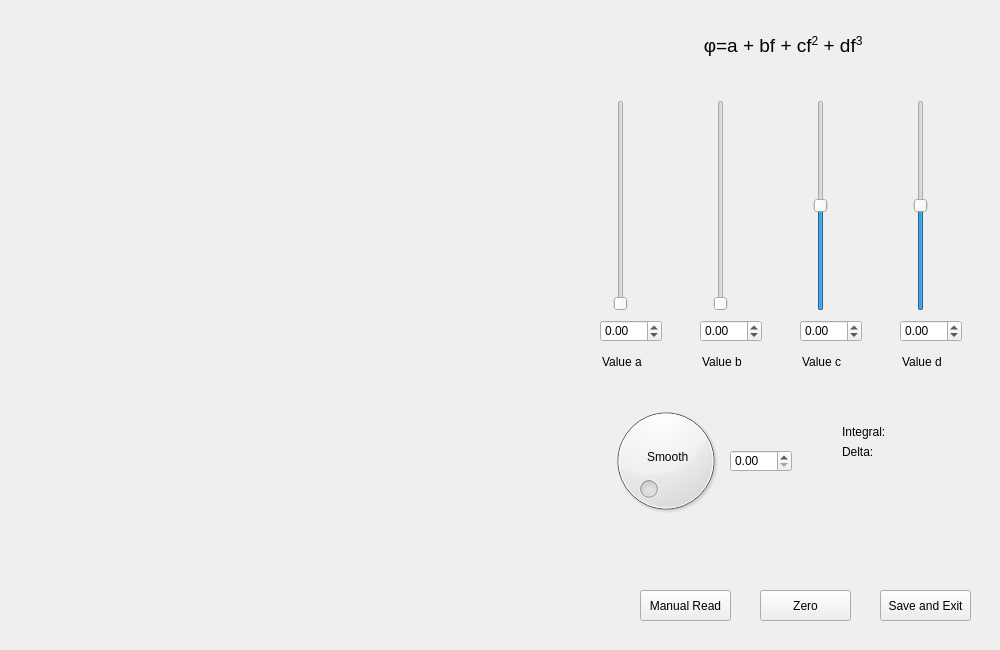
<?xml version="1.0" encoding="UTF-8"?>
<ui version="4.0">
 <class>Form</class>
 <widget class="QWidget" name="Form">
  <property name="geometry">
   <rect>
    <x>0</x>
    <y>0</y>
    <width>1000</width>
    <height>650</height>
   </rect>
  </property>
  <property name="minimumSize">
   <size>
    <width>1000</width>
    <height>650</height>
   </size>
  </property>
  <property name="maximumSize">
   <size>
    <width>1000</width>
    <height>650</height>
   </size>
  </property>
  <property name="windowTitle">
   <string>Form</string>
  </property>
  <widget class="PlotWidget" name="PhasingGraph" native="true">
   <property name="geometry">
    <rect>
     <x>20</x>
     <y>30</y>
     <width>531</width>
     <height>601</height>
    </rect>
   </property>
  </widget>
  <widget class="QTextEdit" name="textEdit_1">
   <property name="geometry">
    <rect>
     <x>590</x>
     <y>30</y>
     <width>381</width>
     <height>41</height>
    </rect>
   </property>
   <property name="font">
    <font>
     <pointsize>14</pointsize>
    </font>
   </property>
   <property name="mouseTracking">
    <bool>false</bool>
   </property>
   <property name="focusPolicy">
    <enum>Qt::NoFocus</enum>
   </property>
   <property name="autoFillBackground">
    <bool>false</bool>
   </property>
   <property name="styleSheet">
    <string notr="true">background: transparent</string>
   </property>
   <property name="frameShape">
    <enum>QFrame::NoFrame</enum>
   </property>
   <property name="readOnly">
    <bool>true</bool>
   </property>
   <property name="html">
    <string>&lt;!DOCTYPE HTML PUBLIC &quot;-//W3C//DTD HTML 4.0//EN&quot; &quot;http://www.w3.org/TR/REC-html40/strict.dtd&quot;&gt;
&lt;html&gt;&lt;head&gt;&lt;meta name=&quot;qrichtext&quot; content=&quot;1&quot; /&gt;&lt;meta charset=&quot;utf-8&quot; /&gt;&lt;style type=&quot;text/css&quot;&gt;
p, li { white-space: pre-wrap; }
hr { height: 1px; border-width: 0; }
li.unchecked::marker { content: &quot;\2610&quot;; }
li.checked::marker { content: &quot;\2612&quot;; }
&lt;/style&gt;&lt;/head&gt;&lt;body style=&quot; font-family:'Segoe UI'; font-size:14pt; font-weight:400; font-style:normal;&quot;&gt;
&lt;p align=&quot;center&quot; style=&quot; margin-top:0px; margin-bottom:0px; margin-left:0px; margin-right:0px; -qt-block-indent:0; text-indent:0px;&quot;&gt; φ=a + bf + cf&lt;span style=&quot; vertical-align:super;&quot;&gt;2&lt;/span&gt; + df&lt;span style=&quot; vertical-align:super;&quot;&gt;3&lt;/span&gt;&lt;/p&gt;&lt;/body&gt;&lt;/html&gt;</string>
   </property>
   <property name="textInteractionFlags">
    <set>Qt::NoTextInteraction</set>
   </property>
  </widget>
  <widget class="QSlider" name="verticalSlider_a">
   <property name="geometry">
    <rect>
     <x>600</x>
     <y>100</y>
     <width>41</width>
     <height>211</height>
    </rect>
   </property>
   <property name="maximum">
    <number>30</number>
   </property>
   <property name="singleStep">
    <number>1</number>
   </property>
   <property name="value">
    <number>0</number>
   </property>
   <property name="orientation">
    <enum>Qt::Vertical</enum>
   </property>
   <property name="invertedControls">
    <bool>false</bool>
   </property>
   <property name="tickPosition">
    <enum>QSlider::NoTicks</enum>
   </property>
   <property name="tickInterval">
    <number>2</number>
   </property>
  </widget>
  <widget class="QSlider" name="verticalSlider_b">
   <property name="geometry">
    <rect>
     <x>700</x>
     <y>100</y>
     <width>41</width>
     <height>211</height>
    </rect>
   </property>
   <property name="maximum">
    <number>50</number>
   </property>
   <property name="singleStep">
    <number>1</number>
   </property>
   <property name="value">
    <number>0</number>
   </property>
   <property name="orientation">
    <enum>Qt::Vertical</enum>
   </property>
   <property name="invertedControls">
    <bool>false</bool>
   </property>
   <property name="tickPosition">
    <enum>QSlider::NoTicks</enum>
   </property>
   <property name="tickInterval">
    <number>2</number>
   </property>
  </widget>
  <widget class="QSlider" name="verticalSlider_c">
   <property name="geometry">
    <rect>
     <x>800</x>
     <y>100</y>
     <width>41</width>
     <height>211</height>
    </rect>
   </property>
   <property name="minimum">
    <number>-15</number>
   </property>
   <property name="maximum">
    <number>15</number>
   </property>
   <property name="singleStep">
    <number>1</number>
   </property>
   <property name="value">
    <number>0</number>
   </property>
   <property name="orientation">
    <enum>Qt::Vertical</enum>
   </property>
   <property name="invertedControls">
    <bool>false</bool>
   </property>
   <property name="tickPosition">
    <enum>QSlider::NoTicks</enum>
   </property>
   <property name="tickInterval">
    <number>2</number>
   </property>
  </widget>
  <widget class="QSlider" name="verticalSlider_d">
   <property name="geometry">
    <rect>
     <x>900</x>
     <y>100</y>
     <width>41</width>
     <height>211</height>
    </rect>
   </property>
   <property name="minimum">
    <number>-15</number>
   </property>
   <property name="maximum">
    <number>15</number>
   </property>
   <property name="singleStep">
    <number>1</number>
   </property>
   <property name="value">
    <number>0</number>
   </property>
   <property name="orientation">
    <enum>Qt::Vertical</enum>
   </property>
   <property name="invertedControls">
    <bool>false</bool>
   </property>
   <property name="tickPosition">
    <enum>QSlider::NoTicks</enum>
   </property>
   <property name="tickInterval">
    <number>2</number>
   </property>
  </widget>
  <widget class="QDoubleSpinBox" name="Box_a">
   <property name="geometry">
    <rect>
     <x>600</x>
     <y>320</y>
     <width>62</width>
     <height>22</height>
    </rect>
   </property>
   <property name="minimum">
    <double>-1000.000000000000000</double>
   </property>
   <property name="maximum">
    <double>1000.000000000000000</double>
   </property>
  </widget>
  <widget class="QDoubleSpinBox" name="Box_b">
   <property name="geometry">
    <rect>
     <x>700</x>
     <y>320</y>
     <width>62</width>
     <height>22</height>
    </rect>
   </property>
   <property name="minimum">
    <double>-1000.000000000000000</double>
   </property>
   <property name="maximum">
    <double>1000.000000000000000</double>
   </property>
  </widget>
  <widget class="QDoubleSpinBox" name="Box_c">
   <property name="geometry">
    <rect>
     <x>800</x>
     <y>320</y>
     <width>62</width>
     <height>22</height>
    </rect>
   </property>
   <property name="minimum">
    <double>-1000.000000000000000</double>
   </property>
   <property name="maximum">
    <double>1000.000000000000000</double>
   </property>
  </widget>
  <widget class="QDoubleSpinBox" name="Box_d">
   <property name="geometry">
    <rect>
     <x>900</x>
     <y>320</y>
     <width>62</width>
     <height>22</height>
    </rect>
   </property>
   <property name="minimum">
    <double>-1000.000000000000000</double>
   </property>
   <property name="maximum">
    <double>1000.000000000000000</double>
   </property>
  </widget>
  <widget class="QLineEdit" name="lineEdit">
   <property name="geometry">
    <rect>
     <x>600</x>
     <y>350</y>
     <width>51</width>
     <height>23</height>
    </rect>
   </property>
   <property name="cursor">
    <cursorShape>ArrowCursor</cursorShape>
   </property>
   <property name="mouseTracking">
    <bool>false</bool>
   </property>
   <property name="focusPolicy">
    <enum>Qt::NoFocus</enum>
   </property>
   <property name="styleSheet">
    <string notr="true">background: transparent</string>
   </property>
   <property name="text">
    <string>Value a</string>
   </property>
   <property name="frame">
    <bool>false</bool>
   </property>
  </widget>
  <widget class="QLineEdit" name="lineEdit_2">
   <property name="geometry">
    <rect>
     <x>700</x>
     <y>350</y>
     <width>51</width>
     <height>23</height>
    </rect>
   </property>
   <property name="cursor">
    <cursorShape>ArrowCursor</cursorShape>
   </property>
   <property name="mouseTracking">
    <bool>false</bool>
   </property>
   <property name="focusPolicy">
    <enum>Qt::NoFocus</enum>
   </property>
   <property name="styleSheet">
    <string notr="true">background: transparent</string>
   </property>
   <property name="text">
    <string>Value b</string>
   </property>
   <property name="frame">
    <bool>false</bool>
   </property>
  </widget>
  <widget class="QLineEdit" name="lineEdit_3">
   <property name="geometry">
    <rect>
     <x>800</x>
     <y>350</y>
     <width>51</width>
     <height>23</height>
    </rect>
   </property>
   <property name="cursor">
    <cursorShape>ArrowCursor</cursorShape>
   </property>
   <property name="mouseTracking">
    <bool>false</bool>
   </property>
   <property name="focusPolicy">
    <enum>Qt::NoFocus</enum>
   </property>
   <property name="styleSheet">
    <string notr="true">background: transparent</string>
   </property>
   <property name="text">
    <string>Value c</string>
   </property>
   <property name="frame">
    <bool>false</bool>
   </property>
  </widget>
  <widget class="QLineEdit" name="lineEdit_4">
   <property name="geometry">
    <rect>
     <x>900</x>
     <y>350</y>
     <width>51</width>
     <height>23</height>
    </rect>
   </property>
   <property name="cursor">
    <cursorShape>ArrowCursor</cursorShape>
   </property>
   <property name="mouseTracking">
    <bool>false</bool>
   </property>
   <property name="focusPolicy">
    <enum>Qt::NoFocus</enum>
   </property>
   <property name="styleSheet">
    <string notr="true">background: transparent</string>
   </property>
   <property name="text">
    <string>Value d</string>
   </property>
   <property name="frame">
    <bool>false</bool>
   </property>
  </widget>
  <widget class="QDial" name="dial">
   <property name="geometry">
    <rect>
     <x>600</x>
     <y>400</y>
     <width>131</width>
     <height>121</height>
    </rect>
   </property>
   <property name="cursor">
    <cursorShape>PointingHandCursor</cursorShape>
   </property>
   <property name="maximum">
    <number>1000</number>
   </property>
   <property name="orientation">
    <enum>Qt::Horizontal</enum>
   </property>
  </widget>
  <widget class="QLineEdit" name="lineEdit_5">
   <property name="geometry">
    <rect>
     <x>645</x>
     <y>445</y>
     <width>51</width>
     <height>23</height>
    </rect>
   </property>
   <property name="cursor">
    <cursorShape>ArrowCursor</cursorShape>
   </property>
   <property name="mouseTracking">
    <bool>false</bool>
   </property>
   <property name="focusPolicy">
    <enum>Qt::NoFocus</enum>
   </property>
   <property name="styleSheet">
    <string notr="true">background: transparent</string>
   </property>
   <property name="text">
    <string>Smooth</string>
   </property>
   <property name="frame">
    <bool>false</bool>
   </property>
  </widget>
  <widget class="QLineEdit" name="Delta">
   <property name="geometry">
    <rect>
     <x>840</x>
     <y>440</y>
     <width>141</width>
     <height>23</height>
    </rect>
   </property>
   <property name="cursor">
    <cursorShape>ArrowCursor</cursorShape>
   </property>
   <property name="mouseTracking">
    <bool>false</bool>
   </property>
   <property name="focusPolicy">
    <enum>Qt::NoFocus</enum>
   </property>
   <property name="styleSheet">
    <string notr="true">background: transparent</string>
   </property>
   <property name="text">
    <string>Delta:</string>
   </property>
   <property name="frame">
    <bool>false</bool>
   </property>
  </widget>
  <widget class="QLineEdit" name="Integral">
   <property name="geometry">
    <rect>
     <x>840</x>
     <y>420</y>
     <width>141</width>
     <height>23</height>
    </rect>
   </property>
   <property name="cursor">
    <cursorShape>ArrowCursor</cursorShape>
   </property>
   <property name="mouseTracking">
    <bool>false</bool>
   </property>
   <property name="focusPolicy">
    <enum>Qt::NoFocus</enum>
   </property>
   <property name="styleSheet">
    <string notr="true">background: transparent</string>
   </property>
   <property name="text">
    <string>Integral:</string>
   </property>
   <property name="frame">
    <bool>false</bool>
   </property>
  </widget>
  <widget class="QDoubleSpinBox" name="Box_smooth">
   <property name="geometry">
    <rect>
     <x>730</x>
     <y>450</y>
     <width>62</width>
     <height>22</height>
    </rect>
   </property>
   <property name="maximum">
    <double>1000.000000000000000</double>
   </property>
  </widget>
  <widget class="QPushButton" name="pushButton">
   <property name="geometry">
    <rect>
     <x>880</x>
     <y>590</y>
     <width>91</width>
     <height>31</height>
    </rect>
   </property>
   <property name="text">
    <string>Save and Exit</string>
   </property>
  </widget>
  <widget class="QPushButton" name="pushButton_2">
   <property name="geometry">
    <rect>
     <x>760</x>
     <y>590</y>
     <width>91</width>
     <height>31</height>
    </rect>
   </property>
   <property name="text">
    <string>Zero</string>
   </property>
  </widget>
  <widget class="QPushButton" name="pushButton_3">
   <property name="geometry">
    <rect>
     <x>640</x>
     <y>590</y>
     <width>91</width>
     <height>31</height>
    </rect>
   </property>
   <property name="text">
    <string>Manual Read</string>
   </property>
  </widget>
 </widget>
 <customwidgets>
  <customwidget>
   <class>PlotWidget</class>
   <extends>QWidget</extends>
   <header location="global">pyqtgraph</header>
   <container>1</container>
  </customwidget>
 </customwidgets>
 <resources/>
 <connections/>
</ui>
